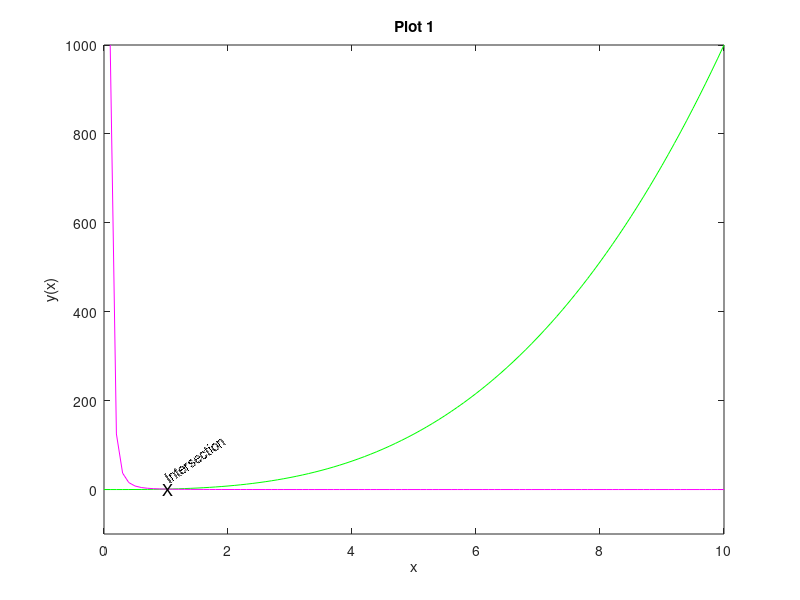
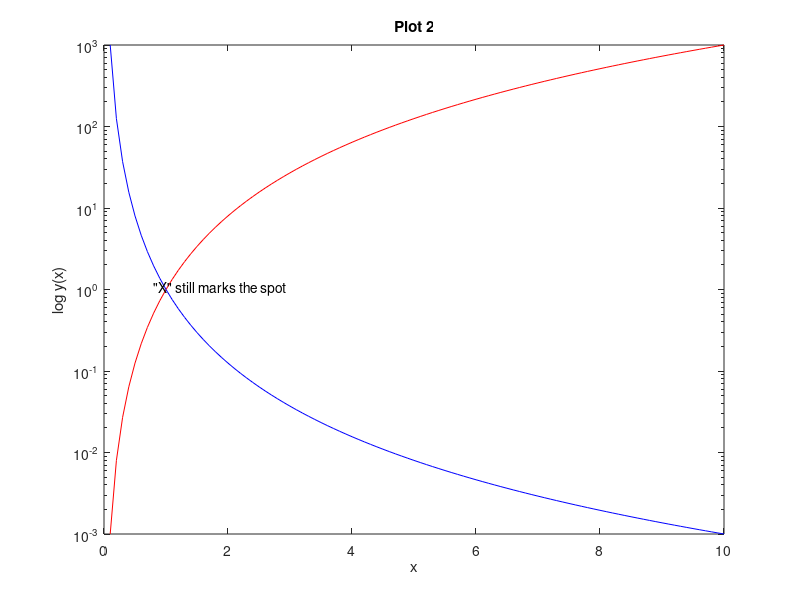
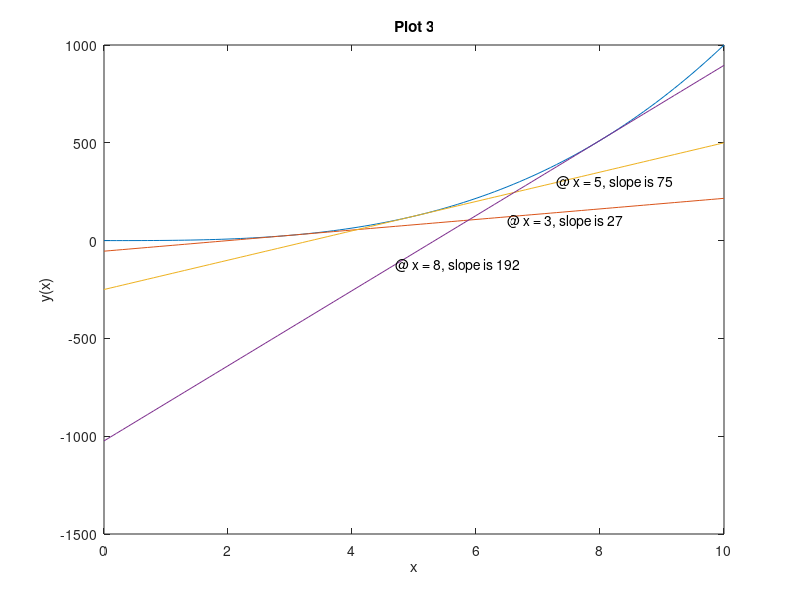

Write MATLAB code to recreate these figures, in order.
% Given: 
x = [0:0.1:10];
yp = x.^3;
ym = x.^(-3);

% Part 1: 
figure(1); 
% subplot(1,3,1) % Is there a way to control the size of the plot window
% that appears? --No. 
% Furthermore, is there a way to control where the figures appear, i.e. not
% on top of each other? -- apparently *set* does a lot of this, to be
% covered at a later date
plot(x,yp,'g',x,ym,'m');
ylim([-100 1000]);
title('Plot 1');
xlabel('x');
ylabel('y(x)');
% The grid for the text command does not seem to match that of the plot -
% hence having to offset it. Is this true, and why? -- Whitespace & size of
% text need to be accounted for; *fontsize* can change text size, but then
% offsets need to be altered as well.
text(0.95,1,'X','fontsize', 12);
% Can this text be placed at an angle? -- Yes, need to look up the command
% - 'rotation'
text(1,25,'Intersection', 'rotation', 35); 
% Further note, plots appear differently on different screens.  On my laptop,
% the X & 'Intersection' appeared very small, so I increased the text size.
% On my desktop, 14 seems too big so I have reverted to default.

% Part 2:
figure(2); 
%subplot(1,3,2)
semilogy(x,yp,'r',x,ym,'b');
title('Plot 2');
xlabel('x');
ylabel('log y(x)');
text(0.8,1.05,'"X" still marks the spot'); 

% Part 3:
figure(3); 
%subplot(1,3,3)
plot(x,yp)
title('Plot 3');
xlabel('x');
ylabel('y(x)');
% ylim([-500 1000]) % with the more flexible loop, don't want to set axis
% limits or colors for scalability
hold on 
% ways to do this... the below requires knowing the position of the desired
% x-value within each variable. What I'd like to do is a loop that would
% loop through and calculate the line for x = 3, x = 5, & x = 8 using m =
% 3*x(or t).^2  instead of 'gradient' Need a new variable? => t = 3, 5, 8
% then yd3 = (x-t(1))*m(t) + yp(t)??
t = [3 5 8];
% Using gradient, rather than just the symbolic derivative (3x^2), the
% function is flexible and will still work when yp is changed
m = gradient(yp,x);

hold on 
% More of a fundamental question about loops - Why are the dummy variables
% needed? Why does it not work to say "for each value of t, do this..."

for r = 1:length(t); % -- Serves as a counter i.e how many times to run
    % the loop
    ix = find(x==t(r),1); % finds the indices of the specified entries, 
    % i.e. x(31), and tells it the max values to return, i.e. 1.
    yd = (x-x(ix))*m(ix)+yp(ix);
    plot(x,yd); 
end
hold off
% ===============================
% older version of solution: 
% yd3 = (x-x(31))*yd(31)+yp(31);
% yd5 = (x-x(51))*yd(51)+yp(51);
% yd8 = (x-x(81))*yd(81)+yp(81);
% plot(x,yd3,'m',x,yd5,'g',x,yd8,'c')
% ===============================

text(4.7,-125,'@ x = 8, slope is 192') 
% Note: gtext brings up crosshairs and allows you to click wherever you
% want the text to appear on the plot
text(6.5,100,'@ x = 3, slope is 27')
text(7.3,300,'@ x = 5, slope is 75')
hold off
% Could also automate the text content and placement within the loop - but
% not today.
